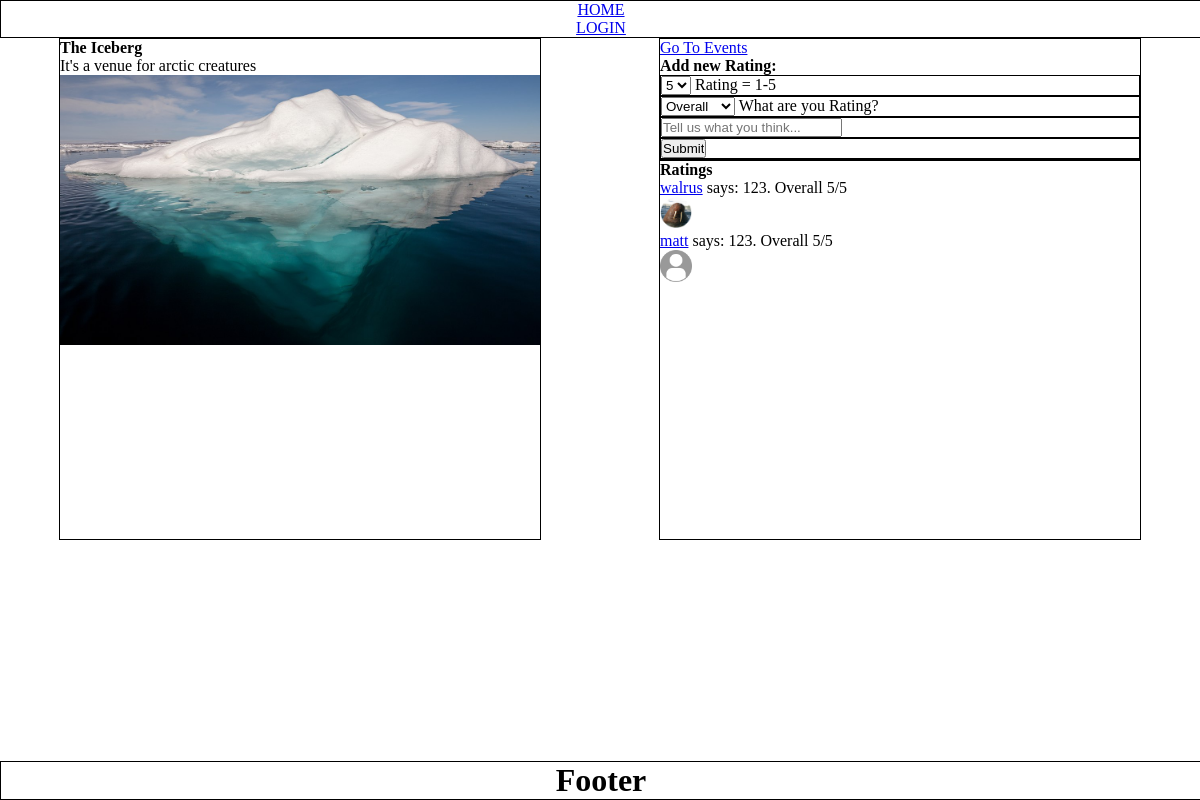
The app's page /venue/1/ratings with its own data.
### app/models.py (models this page shows, shortened)
class Venue(Model):
    name = CharField()
    img = BlobField(default="images/default_venue.jpg")
    about = CharField()
    address = CharField()
    city = CharField()
    state = CharField()
    zip = CharField()
    class Meta:
        database = DATABASE

class Rating(Model):
    user_fk = ForeignKeyField(
        model=User,
        backref="users"
    )
    venue_fk = ForeignKeyField(
        model=Venue,
        backref="venues",
        null=True
    )
    band_fk = ForeignKeyField(
        model=User,
        backref="bands",
        null=True
    )
    rating = IntegerField()
    rating_type = CharField()
    message = CharField(max_length=1024)
    class Meta:
        database = DATABASE

class User(UserMixin, Model):
    username = CharField(unique=True)
    email = CharField(unique=True, max_length=256)
    password = CharField(max_length=128)
    avatar = BlobField(default="images/default.png")
    city = CharField()
    state = CharField()
    zip = CharField()
    user_level = CharField(default="user")
    class Meta:
        database = DATABASE

### app/routes.py (the view, shortened to what this page needs)
@app.route('/venue/<id>/ratings', methods=('GET', 'POST')) # this will need to be a dynamic route
def venue_rating(id):
    found_venue = models.Venue.get(models.Venue.id == id)
    ratings = models.Rating.select().where(models.Rating.venue_fk == found_venue.id)
    form = RatingForm()
    show_ratings = True
    return render_template('venue.html', venue=found_venue, ratings=ratings, form=form, id=id, show_ratings=show_ratings)

### app/forms.py
class RatingForm(FlaskForm):
    rating = SelectField(
        'Rating = 1-5',
        choices=[("1", '1'), ("2", '2'), ("3", '3'), ("4", '4'), ("5", '5')],
        default="5"
    )
    rating_type = SelectField(
        'What are you Rating?',
        choices=[("Overall", 'Overall'), ("Mosh Pit", 'Mosh Pit'), ("Sound", 'Sound'), ("Facilities", 'Facilities')]
    )
    message = StringField('Tell us what you think...', validators=[DataRequired(), Length(max=512)])
    submit = SubmitField("Submit")

### app/__init__.py (called while the page is built)
@app.before_request
def before_request():
    g.db = DATABASE
    g.db.connect()
    g.user = current_user

@app.after_request
def after_request(response):
    g.db.close()
    return response

### app/templates/venue.html (shortened to what this page needs)
{% extends "layout.html" %}\
{% from 'macros.html' import render_field %}
{% block sidebar %}
<h4>{{venue.name}}</h4>
<p>{{venue.about}}</p>
{% set venue_img = venue.img.decode('utf-8') %}
<img class="venue_img" src="{{ url_for('static', filename=venue_img)}}" alt="">
{% endblock %}
{% block main_header %}
{% if show_ratings %}
<a href="{{url_for('venue_events', id=id)}}">Go To Events</a>
{% endif %}
{% if found_rating %}
<h4>Updating Rating:</h4>
<p><a href="{{url_for('user',id=found_rating.user_fk)}}">{{ found_rating.user_fk.username }}</a> says: {{ found_rating.message }}. {{found_rating.rating_type}} {{ found_rating.rating }}/5</p>
{% elif show_ratings %}
<h4>Add new Rating:</h4>
{% endif %}
<form method="POST" action="" class="form">
    {% for field in form %}
        {{ render_field(field) }}
    {% endfor %}
</form>
{% endblock%}
{% block main %}
    {% if show_ratings %}
        <h4>Ratings</h4>
        {% for rating in ratings %}
            <p><a href="{{url_for('user',id=rating.user_fk)}}">{{ rating.user_fk.username }}</a> says: {{ rating.message }}. {{rating.rating_type}} {{ rating.rating }}/5</p>
            <img class="inline-avatar" src="{{ url_for('static', filename=rating.user_fk.avatar.decode('utf-8'))}}" alt="">
        {% endfor %}
    {% endif %}
{% endblock %}

### app/static/css/styles.css (style rules this page uses)
* { margin: 0 auto; padding: 0; }
.venue_img { max-width: 100%; }
.inline-avatar { max-width: 32px; max-height: 32px; }

### records on screen
Venue: name "The Iceberg", about "It's a venue for arctic creatures"
Rating: user_fk.username "walrus", message "123", rating_type "Overall", rating "5", shows a picture
Rating: user_fk.username "matt", message "123", rating_type "Overall", rating "5", shows a picture

### other values on screen
{{ field.label.text }} "Rating = 1-5" "What are you Rating?"
